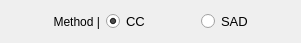
    <widget class="QWidget" name="horizontalLayoutWidget_2">
     <property name="geometry">
      <rect>
       <x>10</x>
       <y>60</y>
       <width>301</width>
       <height>31</height>
      </rect>
     </property>
     <layout class="QHBoxLayout" name="horizontalLayout_cost">
      <item>
       <widget class="QLabel" name="label_model_3">
        <property name="text">
         <string>Method |</string>
        </property>
        <property name="alignment">
         <set>Qt::AlignRight|Qt::AlignTrailing|Qt::AlignVCenter</set>
        </property>
       </widget>
      </item>
      <item>
       <widget class="QRadioButton" name="radioButton_CC">
        <property name="font">
         <font>
          <pointsize>10</pointsize>
         </font>
        </property>
        <property name="text">
         <string>CC</string>
        </property>
        <property name="checked">
         <bool>true</bool>
        </property>
        <attribute name="buttonGroup">
         <string notr="true">buttonGroup</string>
        </attribute>
       </widget>
      </item>
      <item>
       <widget class="QRadioButton" name="radioButton_SAD">
        <property name="font">
         <font>
          <pointsize>10</pointsize>
         </font>
        </property>
        <property name="text">
         <string>SAD</string>
        </property>
        <property name="checked">
         <bool>false</bool>
        </property>
        <attribute name="buttonGroup">
         <string notr="true">buttonGroup</string>
        </attribute>
       </widget>
      </item>
     </layout>
    </widget>
